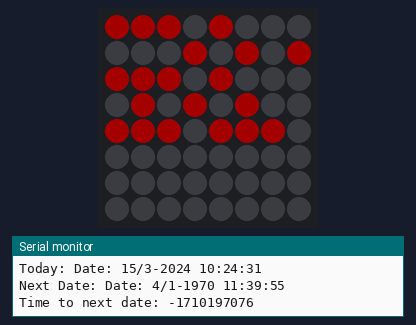
Simulated run of this sketch. Board: ESP8266 (NodeMCU). On the bench: 8×8 RGB LED matrix (first LED top left, wired row by row), the last lines printed to the serial monitor. Dim RGB values are drawn brighter than linear; WiFi joins after 1.5 s; servers stay silent unless stated; network time is answered at once with the bench clock; the local clock reads 2024-03-15 10:24:30 at power-on unless the sketch sets it.

Above: at 4.34 s.
At 7.1 s:
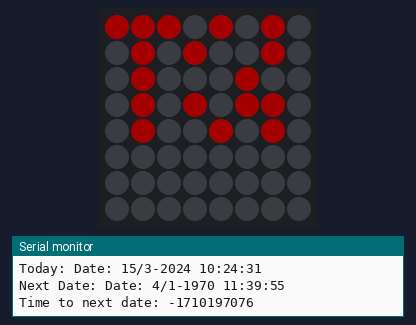
At 10.48 s:
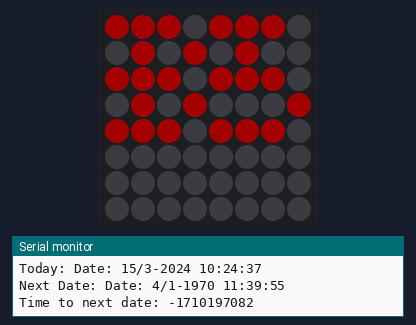
At 16.62 s:
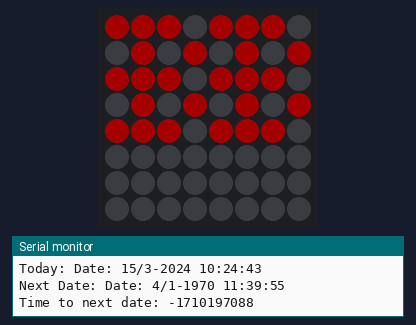
At 22.77 s:
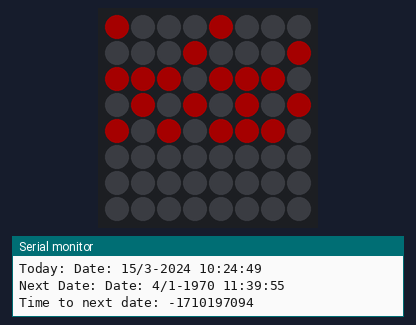
At 35.04 s:
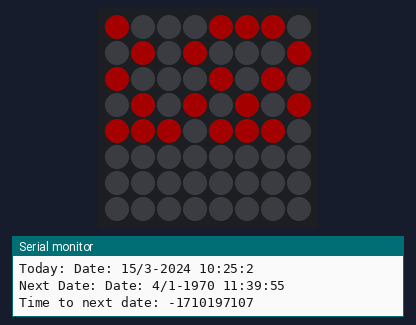

Measured:
- what the display in image 1 shows lasts 0.6 s, from 7.1 s to 7.7 s

The sketch:

NEOPIXEL_MATRIX_Merge.ino
```cpp
#define FASTLED_ESP8266_NODEMCU_PIN_ORDER

#include <FastLED.h>

#include <NTPClient.h>
#include <ESP8266WiFi.h>
#include <WiFiUdp.h>
#include <TimeLib.h>

#define LED_PIN  3
#define COLOR_ORDER GRB
#define CHIPSET     WS2811
#define BRIGHTNESS 64

//Wifi information
const char *ssid     = "Martin Router King";
const char *password = "password";

const uint8_t kMatrixWidth = 8;
const uint8_t kMatrixHeight = 8;
const bool    kMatrixSerpentineLayout = false;

uint16_t XY( uint8_t x, uint8_t y)
{
  uint16_t i;

  if ( kMatrixSerpentineLayout == false) {
    i = (y * kMatrixWidth) + x;
  }

  if ( kMatrixSerpentineLayout == true) {
    if ( y & 0x01) {
      // Odd rows run backwards
      uint8_t reverseX = (kMatrixWidth - 1) - x;
      i = (y * kMatrixWidth) + reverseX;
    } else {
      // Even rows run forwards
      i = (y * kMatrixWidth) + x;
    }
  }

  return i;
}

#define NUM_LEDS (kMatrixWidth * kMatrixHeight)

CRGB leds_plus_safety_pixel[ NUM_LEDS + 1];
CRGB* const leds( leds_plus_safety_pixel + 1);

uint16_t XYsafe( uint8_t x, uint8_t y)
{
  if ( x >= kMatrixWidth) return -1;
  if ( y >= kMatrixHeight) return -1;
  return XY(x, y);
}
//Time stuff

const long utcOffsetInSeconds = 3600;

// Define NTP Client to get time
WiFiUDP ntpUDP;
NTPClient timeClient(ntpUDP, "pool.ntp.org", utcOffsetInSeconds);

//Creating list with the dates on which the fridge will be emptied
time_t dates[30];
int nrOfDates = 0;

//-------------------------------------------------------------------------------------------------------------------------
/*
   Alt over den her linje skal bare være der, så lad værd at fjerne det <3

   Ellers er det ret ez at bruge skræmene, bare skriv følgende
   leds[ XY(X, Y)]  = CHSV( H, S, V);
   hvor X,Y er kordinaterne på led'erne (hvor 0,0 er nede i højre hjørne)
   H,S,V er Hue, Saturation og lysstyrke
*/
//Arrays til X
int errorX[] = {0, 0, 1, 1, 2, 2, 3, 3, 4, 4, 5, 5, 6, 6, 7, 7};
int errorY[] = {7, 0, 6, 1, 5, 2, 4, 3, 3, 4, 2, 5, 1, 6, 0, 7};

//Array for the number one
int oneX[] = {8, 7, 6, 5, 6, 6, 6, 6, 7};
int oneY[] = {8, 0, 0, 0, 1, 2, 3, 4, 3};

//Array for the number two
int twoX[] = {11, 5, 6, 7, 7, 7, 6, 5, 5, 5, 6, 7};
int twoY[] = {11, 0, 0, 0, 1, 2, 2, 2, 3, 4, 4, 4};

//Array for the number three
int threeX[] = {11, 7, 6, 5, 5, 5, 6, 7, 5, 5, 6, 7};
int threeY[] = {11, 0, 0, 0, 1, 2, 2, 2, 3, 4, 4, 4};

//Array for the number four
int fourX[] = {9, 5, 5, 5, 5, 5, 6, 7, 7, 7};
int fourY[] = {9, 0, 1, 2, 3, 4, 2, 2, 3, 4};

//Array for the number five
int fiveX[] = {11, 7, 6, 5, 5, 5, 6, 7, 7, 7, 6, 5};
int fiveY[] = {11, 0, 0, 0, 1, 2, 2, 2, 3, 4, 4, 4};

//Array for the number six
int sixX[] = {12, 5, 6, 7, 7, 7, 7, 7, 6, 5, 5, 5, 6};
int sixY[] = {12, 4, 4, 4, 3, 2, 1, 0, 0, 0, 1, 2, 2};

//Array for the number seven
int sevenX[] = {8, 7, 7, 6, 5, 5, 5, 5, 5};
int sevenY[] = {8, 3, 4, 4, 4, 3, 2, 1, 0};

//Array for the number eight
int eightX[] = {13, 5, 6, 7, 7, 7, 7, 7, 6, 5, 5, 5, 5, 6};
int eightY[] = {13, 4, 4, 4, 3, 2, 1, 0, 0, 0, 1, 2, 3, 2};

//Array for the number nine
int nineX[] = {10, 5, 6, 7, 7, 7, 6, 5, 5, 5, 5};
int nineY[] = {10, 4, 4, 4, 3, 2, 2, 2, 3, 1, 0};

//Array for the number zero
int zeroX[] = {12, 5, 6, 7, 7, 7, 7, 7, 6, 5, 5, 5, 5};
int zeroY[] = {12, 4, 4, 4, 3, 2, 1, 0, 0, 0, 1, 2, 3};

//Array for the letter A
int aX[] = {14, 7, 7, 7, 7, 7, 6, 5, 4, 4, 4, 4, 4, 5, 6};
int aY[] = {14, 0, 1, 2, 3, 4, 4, 4, 4, 3, 2, 1, 0, 1, 1};

//Array for the letter B
int bX[] = {13, 7, 7, 7, 7, 7, 6, 5, 4, 5, 6, 4, 5, 6};
int bY[] = {13, 0, 1, 2, 3, 4, 4, 4, 3, 2, 2, 1, 0, 0};

//Array for the letter C
int cX[] = {9, 4, 5, 6, 7, 7, 7, 6, 5, 4};
int cY[] = {9, 1, 0, 0, 1, 2, 3, 4, 4, 3};

//Array for the letter D
int dX[] = {12, 7, 7, 7, 7, 7, 6, 5, 4, 4, 4, 5, 6};
int dY[] = {12, 0, 1, 2, 3, 4, 4, 4, 3, 2, 1, 0, 0};

//Array for the letter E
int eX[] = {13, 4, 5, 6, 7, 7, 7, 6, 5, 7, 7, 6, 5, 4};
int eY[] = {13, 0, 0, 0, 0, 1, 2, 2, 2, 3, 4, 4, 4, 4};

//Array for the letter F
int fX[] = {10, 7, 7, 7, 6, 5, 7, 7, 6, 5, 4};
int fY[] = {10, 0, 1, 2, 2, 2, 3, 4, 4, 4, 4};

//Array for the letter G
int gX[] = {14, 5, 4, 4, 4, 5, 6, 7, 7, 7, 7, 7, 6, 5, 4};
int gY[] = {14, 2, 2, 1, 0, 0, 0, 0, 1, 2, 3, 4, 4, 4, 4};

//Array for the letter H
int hX[] = {12, 4, 4, 4, 4, 4, 7, 7, 7, 7, 7, 6, 5};
int hY[] = {12, 4, 3, 2, 1, 0, 0, 1, 2, 3, 4, 2, 2};

//Array for the letter I
int iX[] = {5, 7, 7, 7, 7, 7};
int iY[] = {5, 0, 1, 2, 3, 4};

//Array for the letter j
int jX[] = {6, 7, 6, 5, 5, 5, 5};
int jY[] = {6, 1, 0, 1, 2, 3, 4};

//Array for the letter k
int kX[] = {10, 7, 7, 7, 7, 7, 6, 5, 4, 5, 4};
int kY[] = {10, 0, 1, 2, 3, 4, 2, 3, 4, 1, 0};

//Array for the letter l
int lX[] = {7, 5, 6, 7, 7, 7, 7, 7};
int lY[] = {7, 0, 0, 0, 1, 2, 3, 4};

//Array for the letter m
int mX[] = {16, 3, 3, 3, 3, 3, 4, 4, 5, 5, 6, 6, 7, 7, 7, 7, 7};
int mY[] = {16, 0, 1, 2, 3, 4, 4, 3, 3, 2, 3, 4, 4, 3, 2, 1, 0};

//Array for the letter n
int nX[] = {12, 4, 4, 4, 4, 4, 5, 6, 7, 7, 7, 7, 7};
int nY[] = {12, 4, 3, 2, 1, 0, 2, 3, 4, 3, 2, 1, 0};

//Array for the letter o
int oX[] = {10, 4, 4, 4, 5, 6, 7, 7, 7, 6, 5};
int oY[] = {10, 3, 2, 1, 0, 0, 1, 2, 3, 4, 4};

//Array for the letter p
int pX[] = {10, 7, 7, 7, 7, 7, 6, 5, 5, 5, 6};
int pY[] = {10, 0, 1, 2, 3, 4, 4, 4, 3, 2, 2};

//Array for the letter q
int qX[] = {10, 5, 5, 7, 7, 7, 6, 5, 5, 5, 6};
int qY[] = {10, 0, 1, 2, 3, 4, 4, 4, 3, 2, 2};

//Array for the letter r
int rX[] = {12, 7, 7, 7, 7, 7, 6, 5, 4, 5, 6, 4, 4};
int rY[] = {12, 0, 1, 2, 3, 4, 4, 4, 3, 2, 2, 1, 0};

//Array for the letter s
int sX[] = {11, 7, 6, 5, 5, 5, 6, 7, 7, 7, 6, 5};
int sY[] = {11, 0, 0, 0, 1, 2, 2, 2, 3, 4, 4, 4};

//Array for the letter t
int tX[] = {7, 6, 6, 6, 6, 6, 7, 5};
int tY[] = {7, 0, 1, 2, 3, 4, 4, 4};

//Array for the letter u
int uX[] = {12, 4, 4, 4, 4, 4, 5, 6, 7, 7, 7, 7, 7};
int uY[] = {12, 4, 3, 2, 1, 0, 0, 0, 0, 1, 2, 3, 4};

//Array for the letter v
int vX[] = {9, 5, 5, 5, 5, 6, 7, 7, 7, 7};
int vY[] = {9, 4, 3, 2, 1, 0, 1, 2, 3, 4};

//Array for the letter w
int wX[] = {16, 3, 3, 3, 3, 3, 4, 4, 5, 5, 6, 6, 7, 7, 7, 7, 7};
int wY[] = {16, 4, 3, 2, 1, 0, 0, 1, 1, 2, 1, 0, 0, 1, 2, 3, 4};

//Array for the letter x
int xX[] = {9, 5, 5, 5, 5, 6, 7, 7, 7, 7};
int xY[] = {9, 4, 3, 1, 0, 2, 0, 1, 3, 4};

//Array for the letter y
int yX[] = {7, 5, 5, 6, 6, 6, 7, 7};
int yY[] = {7, 4, 3, 2, 1, 0, 3, 4};

//Array for the letter z
int zX[] = {9, 7, 6, 5, 5, 6, 7, 7, 6, 5};
int zY[] = {9, 4, 4, 4, 3, 2, 1, 0, 0, 0};

void setup() {
  FastLED.addLeds<CHIPSET, LED_PIN, COLOR_ORDER>(leds, NUM_LEDS).setCorrection(TypicalSMD5050);
  FastLED.setBrightness( BRIGHTNESS );

  addDate(29, 4, 2020, 14, 52, 00);
  addDate(30, 11, 2020, 14, 52, 00);
  addDate(21, 2, 2020, 14, 52, 00);
  addDate(6, 3, 2020, 14, 52, 00);
  addDate(20, 3, 2020, 14, 52, 00);
  addDate(3, 4, 2020, 14, 52, 00);
  addDate(17, 4, 2020, 14, 52, 00);
  addDate(1, 5, 2020, 14, 52, 00);

  Serial.begin(115200);

  WiFi.begin(ssid, password);
  Serial.print("Connecting to "); Serial.println(ssid);
  Serial.print("WiFi Status: "); Serial.println(wl_status_to_string(WiFi.status()));

  Serial.print("Searching...");

  while ( WiFi.status() != WL_CONNECTED ) {
    delay ( 500 );
    Serial.print ( "." );
  }

  Serial.println();
  Serial.print("WiFi Status: "); Serial.println(wl_status_to_string(WiFi.status()));
  Serial.print("MAC: "); Serial.println(WiFi.macAddress());
  Serial.print("IP: "); Serial.println(WiFi.localIP());
  Serial.println();

  timeClient.begin();
  Serial.println("");
  Serial.println("Finished Booting");

}

void loop() {
  FastLED.setBrightness(BRIGHTNESS);

  timeClient.update();

  Serial.print("Today: ");
  printDate(timeClient.getEpochTime());

  Serial.print("Next Date: ");
  printDate(getEarliestDate());

  Serial.print("Time to next date: ");
  Serial.println(howLongTilDate(getEarliestDate()));

  String stringToPrint = howLongTilDate(getEarliestDate());


  if(stringToPrint.length() > 2){
    writeLongString(stringToPrint);
  }else{
    writeString(stringToPrint,0,1);
  }

  if(getTimeToDate(getEarliestDate())<60){
    delay(500);
  }else{
    delay(5000);
  }
}


void writeLongString(String str) {
  int strLength = str.length();

  //getting length in pixels
  int pixelLength = 0;

  for (int i = 0; i <= strLength-1; i++) {
    pixelLength += getWidth(getXArray(str.charAt(i)));
  }

  int waitTime = 50;
  for (int i = 0; i <= pixelLength + 1; i++) {
    writeString(str, 0, (i+1) * -1);
    delay(waitTime);
  }

  delay(200);

  for (int i = -(pixelLength + 1); i <= 0; i++) {
    writeString(str, 0, i+1);
    delay(waitTime);
  }
}

String howLongTilDate(time_t date) {
  String text;
  double numberToPrint;
  double secondsToTime = getTimeToDate(date);

  numberToPrint = secondsToTime;

  if ((secondsToTime / 60) > 1) {
    text = " minutes left";
    numberToPrint = round((secondsToTime / 60) - 0.5);
    if (numberToPrint < 2) {
      text = " minute left";
    }

    if ((secondsToTime / 60 / 60) > 1) {
      text = " hours left";
      numberToPrint = round((secondsToTime / 60 / 60) - 0.5);
      if (numberToPrint < 2) {
        text = "hour left";
      }

      if ((secondsToTime / 60 / 60 / 24) > 1) {
        text = " days left";
        numberToPrint = round((secondsToTime / 60 / 60 / 24) + 0.5);
        if (numberToPrint < 2) {
          text = "day left";
        }
      }
    }
  } else {
    int i = (int) numberToPrint;
    return (String)i;
  }
  int i = (int) numberToPrint;

  String number = (String)i;
  return number + text;
}

double getTimeToDate(time_t date) {
  time_t timeATM = timeClient.getEpochTime();

  double nextDate = date;
  double timeNow = timeATM;

  return nextDate - timeNow;
}

time_t getEarliestDate(){

  time_t earliestDate = 301195;

  for (int i = 0; i <= nrOfDates; i++) {
    double timeNow = timeClient.getEpochTime();
    double date = dates[i];

    if (date - timeNow < 0) {
      continue;
    }
    if (earliestDate == 301195) {
      earliestDate = date;
      continue;
    }
    if (date - timeNow < earliestDate - timeNow) {
      earliestDate = date;
    } else {
    }
  }
  return earliestDate;
}

void addDate(byte _day, byte _month, int _year, int _hour, int _minute, int _second) {
  tmElements_t tm;
  tm.Second = _second;
  tm.Hour = _hour;
  tm.Minute = _minute;
  tm.Day = _day;
  tm.Month = _month;
  tm.Year = _year - 1970;

  time_t t = makeTime(tm);

  dates[nrOfDates] = t;

  nrOfDates++;
}

void printDate(time_t _time) {
  Serial.print("Date: "); Serial.print(day(_time));
  Serial.print("/"); Serial.print(month(_time));
  Serial.print("-"); Serial.print(year(_time));
  Serial.print(" "); Serial.print(hour(_time));
  Serial.print(":"); Serial.print(minute(_time));
  Serial.print(":"); Serial.println(second(_time));
}

const char* wl_status_to_string(wl_status_t status) {
  switch (status) {
    case WL_NO_SHIELD: return "WL_NO_SHIELD";
    case WL_IDLE_STATUS: return "WL_IDLE_STATUS";
    case WL_NO_SSID_AVAIL: return "WL_NO_SSID_AVAIL";
    case WL_SCAN_COMPLETED: return "WL_SCAN_COMPLETED";
    case WL_CONNECTED: return "WL_CONNECTED";
    case WL_CONNECT_FAILED: return "WL_CONNECT_FAILED";
    case WL_CONNECTION_LOST: return "WL_CONNECTION_LOST";
    case WL_DISCONNECTED: return "WL_DISCONNECTED";
  }
}

void writeString(String str, int writeDelay, int offsetValue) {

  turnOff();

  int lengthOfString = str.length();

  if (lengthOfString == 1) {
    str = "0" + str;
    lengthOfString = 2;
  }

  for (int i = 0; i < lengthOfString; i++) {
    char s = str.charAt(i);
    if (s == '1') {
      turnOnArray(oneX, oneY, writeDelay, offsetValue);
    } else if (s == '2') {
      turnOnArray(twoX, twoY, writeDelay, offsetValue);
    } else if (s == '3') {
      turnOnArray(threeX, threeY, writeDelay, offsetValue);
    } else if (s == '4') {
      turnOnArray(fourX, fourY, writeDelay, offsetValue);
    } else if (s == '5') {
      turnOnArray(fiveX, fiveY, writeDelay, offsetValue);
    } else if (s == '6') {
      turnOnArray(sixX, sixY, writeDelay, offsetValue);
    } else if (s == '7') {
      turnOnArray(sevenX, sevenY, writeDelay, offsetValue);
    } else if (s == '8') {
      turnOnArray(eightX, eightY, writeDelay, offsetValue);
    } else if (s == '9') {
      turnOnArray(nineX, nineY, writeDelay, offsetValue);
    } else if (s == '0') {
      turnOnArray(zeroX, zeroY, writeDelay, offsetValue);
    } else if (s == 'a') {
      turnOnArray(aX, aY, writeDelay, offsetValue);
    } else if (s == 'b') {
      turnOnArray(bX, bY, writeDelay, offsetValue);
    } else if (s == 'c') {
      turnOnArray(cX, cY, writeDelay, offsetValue);
    } else if (s == 'd') {
      turnOnArray(dX, dY, writeDelay, offsetValue);
    } else if (s == 'e') {
      turnOnArray(eX, eY, writeDelay, offsetValue);
    } else if (s == 'f') {
      turnOnArray(fX, fY, writeDelay, offsetValue);
    } else if (s == 'g') {
      turnOnArray(gX, gY, writeDelay, offsetValue);
    } else if (s == 'h') {
      turnOnArray(hX, hY, writeDelay, offsetValue);
    } else if (s == 'i') {
      turnOnArray(iX, iY, writeDelay, offsetValue);
    } else if (s == 'j') {
      turnOnArray(jX, jY, writeDelay, offsetValue);
    } else if (s == 'k') {
      turnOnArray(kX, kY, writeDelay, offsetValue);
    } else if (s == 'l') {
      turnOnArray(lX, lY, writeDelay, offsetValue);
    } else if (s == 'm') {
      turnOnArray(mX, mY, writeDelay, offsetValue);
    } else if (s == 'n') {
      turnOnArray(nX, nY, writeDelay, offsetValue);
    } else if (s == 'o') {
      turnOnArray(oX, oY, writeDelay, offsetValue);
    } else if (s == 'p') {
      turnOnArray(pX, pY, writeDelay, offsetValue);
    } else if (s == 'q') {
      turnOnArray(qX, qY, writeDelay, offsetValue);
    } else if (s == 'r') {
      turnOnArray(rX, rY, writeDelay, offsetValue);
    } else if (s == 's') {
      turnOnArray(sX, sY, writeDelay, offsetValue);
    } else if (s == 't') {
      turnOnArray(tX, tY, writeDelay, offsetValue);
    } else if (s == 'u') {
      turnOnArray(uX, uY, writeDelay, offsetValue);
    } else if (s == 'v') {
      turnOnArray(vX, vY, writeDelay, offsetValue);
    } else if (s == 'w') {
      turnOnArray(wX, wY, writeDelay, offsetValue);
    } else if (s == 'x') {
      turnOnArray(xX, xY, writeDelay, offsetValue);
    } else if (s == 'y') {
      turnOnArray(yX, yY, writeDelay, offsetValue);
    } else if (s == 'z') {
      turnOnArray(zX, zY, writeDelay, offsetValue);
    } else if (isWhitespace(s)) {
      //Do Nothing
    } else {
      turnOnArray(xX, xY, writeDelay, offsetValue);
    }

    if (isWhitespace(s)) {
      offsetValue += 1;
      continue;
    }

    offsetValue += (getWidth(getXArray(s))) + 1;
  }
}

void turnOnArray(int arrayX[], int arrayY[], int _speed, int offset) {

  int arrayLength = arrayX[0];

  for (int i = 1; i < arrayLength + 1; i++) {

    if (arrayX[i] - offset > 7 || arrayX[i] - offset < 0) {
      continue;
    }

    leds[ XY(arrayX[i] - offset, arrayY[i])]  = CHSV( 255, 255, 200);

    delay(_speed);
  }
  FastLED.show();
}

void turnOff() {
  for (int i = 0; i < 8; i++) {
    for (int y = 0; y < 8; y++) {
      leds[ XY(i, y)]  = CHSV( 0, 0, 0);
    }
  }
}

int getWidth(int c[]) {

  int lowestValue = 7;

  for (int i = 1; i <= c[0]; i++) {
    if (c[i] < lowestValue) {
      lowestValue = c[i];
    }
  }
  return 8 - lowestValue;
}

int* getXArray(char s) {
  if (s == '1') {
    return oneX;
  } else if (s == '2') {
    return twoX;
  } else if (s == '3') {
    return threeX;
  } else if (s == '4') {
    return fourX;
  } else if (s == '5') {
    return fiveX;
  } else if (s == '6') {
    return sixX;
  } else if (s == '7') {
    return sevenX;
  } else if (s == '8') {
    return eightX;
  } else if (s == '9') {
    return nineX;
  } else if (s == '0') {
    return zeroX;
  } else if (s == 'a') {
    return aX;
  } else if (s == 'b') {
    return bX;
  } else if (s == 'c') {
    return cX;
  } else if (s == 'd') {
    return dX;
  } else if (s == 'e') {
    return eX;
  } else if (s == 'f') {
    return fX;
  } else if (s == 'g') {
    return gX;
  } else if (s == 'h') {
    return hX;
  } else if (s == 'i') {
    return iX;
  } else if (s == 'j') {
    return jX;
  } else if (s == 'k') {
    return kX;
  } else if (s == 'l') {
    return lX;
  } else if (s == 'm') {
    return mX;
  } else if (s == 'n') {
    return nX;
  } else if (s == 'o') {
    return oX;
  } else if (s == 'p') {
    return pX;
  } else if (s == 'q') {
    return qX;
  } else if (s == 'r') {
    return rX;
  } else if (s == 's') {
    return sX;
  } else if (s == 't') {
    return tX;
  } else if (s == 'u') {
    return uX;
  } else if (s == 'v') {
    return vX;
  } else if (s == 'w') {
    return wX;
  } else if (s == 'x') {
    return xX;
  } else if (s == 'y') {
    return yX;
  } else if (s == 'z') {
    return zX;
  } else {
    return xX;
  }
}
```
